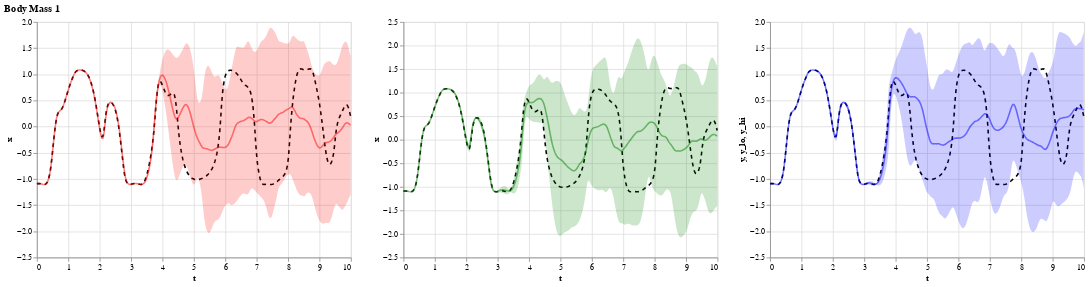

The notebook cell this image was saved under:
### Code cell
idx = 0
plot = plot_trace(true_zt[idx, :, 0, ...], true_zt_chaos[:, idx, :, 0, ...], swag_pred_zt[:, idx, :, 0, ...], de_pred_zt[:, idx, :, 0, ...])
plot

### Figure 1 — Vega-Lite specification as saved in the notebook (floating-point values rounded to 4 significant figures; data arrays with more than 128 entries replaced by an {"elided": "..."} marker saying what was removed)
{"config": {"view": {"continuousWidth": 400, "continuousHeight": 300}}, "hconcat": [{"layer": [{"data": {"name": "data-b592f0158fc8f9b633f69c9aae7defc6"}, "mark": {"type": "line", "color": "black", "strokeDash": [5, 5]}, "encoding": {"x": {"type": "quantitative", "field": "t"}, "y": {"type": "quantitative", "field": "y"}}}, {"data": {"name": "data-598943bba40280672316c6933a7047d9"}, "mark": {"type": "line", "color": "red", "opacity": 0.5}, "encoding": {"x": {"type": "quantitative", "field": "t"}, "y": {"type": "quantitative", "field": "y"}}}, {"data": {"name": "data-598943bba40280672316c6933a7047d9"}, "mark": {"type": "area", "color": "red", "opacity": 0.2}, "encoding": {"x": {"type": "quantitative", "field": "t"}, "y": {"type": "quantitative", "field": "y_lo", "title": "x"}, "y2": {"field": "y_hi"}}}]}, {"layer": [{"data": {"name": "data-b592f0158fc8f9b633f69c9aae7defc6"}, "mark": {"type": "line", "color": "black", "strokeDash": [5, 5]}, "encoding": {"x": {"type": "quantitative", "field": "t"}, "y": {"type": "quantitative", "field": "y"}}}, {"data": {"name": "data-13c6c1da8950d6a81bb22f438c0ff171"}, "mark": {"type": "line", "color": "green", "opacity": 0.5}, "encoding": {"x": {"type": "quantitative", "field": "t"}, "y": {"type": "quantitative", "field": "y"}}}, {"data": {"name": "data-13c6c1da8950d6a81bb22f438c0ff171"}, "mark": {"type": "area", "color": "green", "opacity": 0.2}, "encoding": {"x": {"type": "quantitative", "field": "t"}, "y": {"type": "quantitative", "field": "y_lo", "title": "x"}, "y2": {"field": "y_hi"}}}]}, {"layer": [{"data": {"name": "data-b592f0158fc8f9b633f69c9aae7defc6"}, "mark": {"type": "line", "color": "black", "strokeDash": [5, 5]}, "encoding": {"x": {"type": "quantitative", "field": "t"}, "y": {"type": "quantitative", "field": "y"}}}, {"data": {"name": "data-386d78ae51b7034b1de33be0a2abfcc0"}, "mark": {"type": "line", "color": "blue", "opacity": 0.5}, "encoding": {"x": {"type": "quantitative", "field": "t"}, "y": {"type": "quantitative", "field": "y"}}}, {"data": {"name": "data-386d78ae51b7034b1de33be0a2abfcc0"}, "mark": {"type": "area", "color": "blue", "opacity": 0.2}, "encoding": {"x": {"type": "quantitative", "field": "t"}, "y": {"type": "quantitative", "field": "y_lo"}, "y2": {"field": "y_hi"}}}]}], "title": "Body Mass 1", "$schema": "https://vega.github.io/schema/vega-lite/v4.8.1.json", "datasets": {"data-b592f0158fc8f9b633f69c9aae7defc6": {"elided": "334 records"}, "data-598943bba40280672316c6933a7047d9": {"elided": "334 records"}, "data-13c6c1da8950d6a81bb22f438c0ff171": {"elided": "334 records"}, "data-386d78ae51b7034b1de33be0a2abfcc0": {"elided": "334 records"}}}
